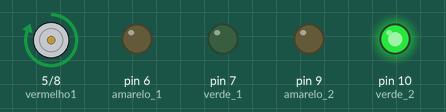
Simulated run of this sketch. Board: Arduino Uno, built with avr-gcc and run on an emulated ATmega328P. On the bench: motor-driver pin pairs drawn as motors (green arrow = first pin HIGH = forward, orange = second pin HIGH = backward, longer = more drive), output pins drawn as LEDs (lit = HIGH).

Above: at 5.0 s.
At 11.5 s:
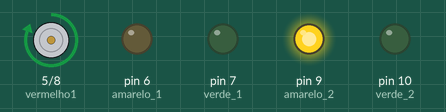
At 18.0 s:
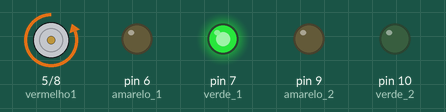
At 25.5 s:
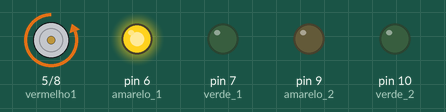
Timing chart, 0 to 36.4 s (numbered marks = the images above):
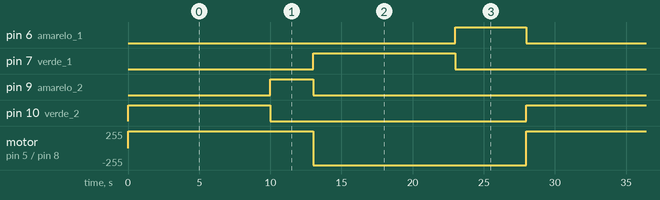

The sketch:

Semafaro_de_cruzamento_de_carros.ino
```cpp
/*

 Blink

 Semafaro de cruzamento de carros
 */

//Função de inicialização
void setup() {
  // inicializa o pino digital como saida
  pinMode(5, OUTPUT);     // vermelho1
  pinMode(6, OUTPUT);     // amarelo 1
  pinMode(7, OUTPUT);     // verde 1
  pinMode(8, OUTPUT);     // vermelho 2
  pinMode(9, OUTPUT);     // amarelo 2
  pinMode(10, OUTPUT);    // verde 2
}

void loop() {
  digitalWrite(5, HIGH);    // acende o led conectado no pino 5 - VERMELHO 1       V
  digitalWrite(10, HIGH);   // acende o led conectado no pino 10 - VERDE 2         V
  delay(5000);              // espera 5 segundo (5000 mS) - VERMELHO 1             V
  delay(5000);              // espera 5 segundo (5000 mS) - VERDE 3                V
  digitalWrite(9, HIGH);    // acende o led conectado no pino 9 - AMARELO 2        V
  digitalWrite(10, LOW);    // apaga o led  - VERDE 2                              V
  delay(3000);              // espera um segundo (5000 mS) - AMARELO 2
  digitalWrite(9, LOW);     // apaga o led - AMARELO 2
   digitalWrite(5, LOW);    // apaga o led  - VERMELHO 2
  digitalWrite(8, HIGH);    // acende o led conectado no pino 8 - VERMELHO 2
  digitalWrite(7, HIGH);    // acende o led conectado no pino 7 - VERDE 1
  delay(5000);              // espera um segundo (5000 mS)  - VEMELHO 2
  delay(5000);              // espera um segundo (5000 mS) - VERDE 1
  digitalWrite(6, HIGH);    // acende o led conectado no pino 6 - AMARELO 1
  digitalWrite(7, LOW);     // apaga o led - VERDE 1
  delay(5000);              // espera um segundo (5000 mS) - VERDE 1
  digitalWrite(6, LOW);     // apaga o led  - AMARELO 2
  digitalWrite(8, LOW);     // apaga o led  - VERMELHO 1
}
```

Measured:
- by itself, pin 6 (amarelo_1): alternates HIGH for 5.0 s and LOW for 23.0 s
- by itself, pin 7 (verde_1), pin 10 (verde_2): alternates HIGH for 10.0 s and LOW for 18.0 s
- by itself, pin 9 (amarelo_2): alternates HIGH for 3.0 s and LOW for 25.0 s
- by itself, motor on pin 5 (vermelho1) / pin 8 (vermelho_2): alternates forward 255/255 for 13.0 s and backward 255/255 for 15.0 s
